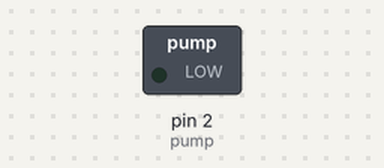
Bench run of a sketch on a simulated Arduino Uno, built with avr-gcc and run on an emulated ATmega328P. On the bench: switched loads named in the sketch (green lamp = pin HIGH).

Above: at 3.0 s.
At 6.5 s:
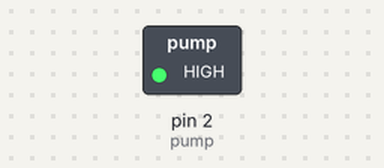
Timing chart, 0 to 9.1 s (numbered marks = the images above):
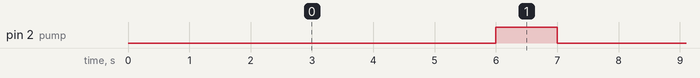

The sketch:

test01_transistor_pump_digitalio.ino
```cpp
const int pump  =  2;     //use digital I/O pin

int watering_dur  = 1*1000 ;
int wait_dur  =  6*1000;

void setup() {
  // put your setup code here, to run once:
  pinMode(pump,OUTPUT);   //set pin to be an output output
}

void loop() {
  // put your main code here, to run repeatedly:
  delay(wait_dur);   	     //milliseconds
  digitalWrite(pump,HIGH);   //turning on
  delay(watering_dur);   	     //milliseconds
  digitalWrite(pump,LOW);    //turning off

}
```

Measured:
- by itself, pin 2 (pump): alternates HIGH for 1.0 s and LOW for 6.0 s
